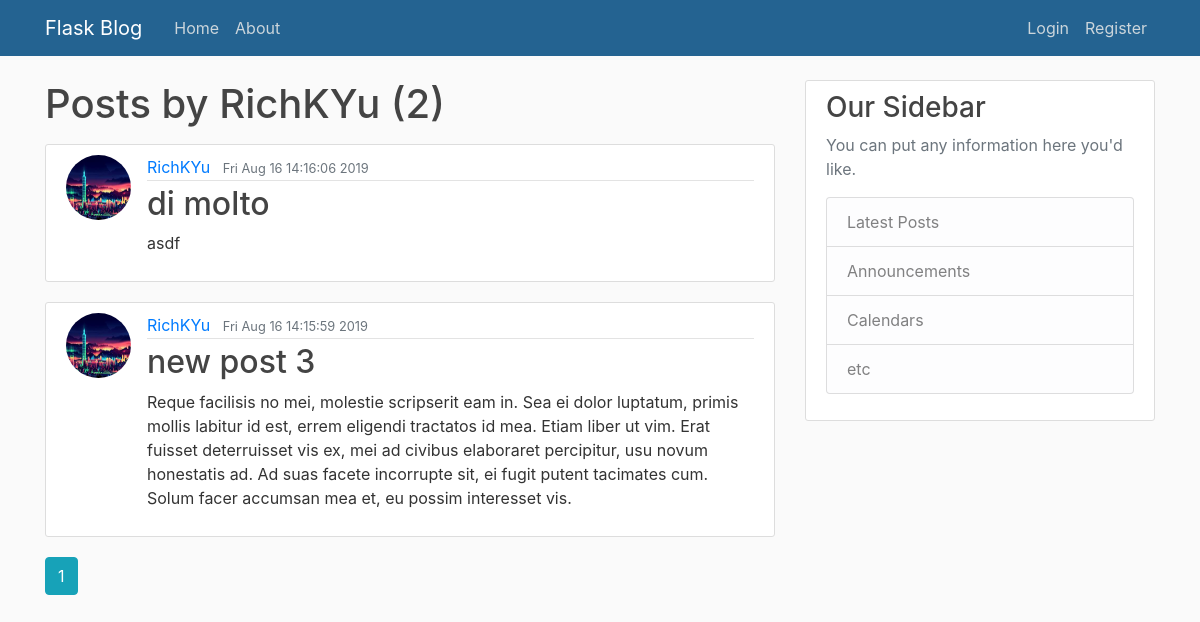
/user/RichKYu, run on the app's committed database.
### flaskblog/models.py (models this page shows, shortened)
class User(db.Model, UserMixin):
    id = db.Column(db.Integer, primary_key=True)
    username = db.Column(db.String(20), unique=True, nullable = False)
    email = db.Column(db.String(120), unique=True, nullable = False)
    image_file = db.Column(db.String(20), nullable = False, default = 'default.jpg')
    password = db.Column(db.String(60), nullable = False)
    currency = db.Column(db.String(20), nullable = False, default = 0)
    posts = db.relationship('Post', backref = 'author', lazy = True)

class Post(db.Model):
    id = db.Column(db.Integer, primary_key=True)
    title = db.Column(db.String(100), nullable = False)
    date_posted = db.Column(db.DateTime, nullable = False, default=datetime.utcnow)
    content = db.Column(db.Text, nullable = False)
    user_id = db.Column(db.Integer, db.ForeignKey('user.id'), nullable = False)

### flaskblog/routes.py (the view)
@app.route('/user/<string:username>')
def user_posts(username):
    page = request.args.get('page', 1, type = int)
    user = User.query.filter_by(username=username).first_or_404()
    posts = Post.query.filter_by(author = user)\
        .order_by(Post.date_posted.desc())\
        .paginate(page = page, per_page=2)
    return render_template('user_posts.html', posts=posts, user=user)

### flaskblog/templates/user_posts.html
{% extends "layout.html" %}
{% block content %}
    <h1 class='mb-3'>Posts by {{ user.username }} ({{ posts.total }})</h1>
    {% for post in posts.items %}
    <article class="media content-section">
      <img class = 'rounded-circle article-img' src="{{ url_for('static', filename='profile_pics/' + post.author.image_file) }}">
        <div class="media-body">
          <div class="article-metadata">
            <a class="mr-2" href="{{ url_for('user_posts', username = post.author.username) }}">{{ post.author.username }}</a>
            <small class="text-muted">{{ post.date_posted.strftime('%c') }}</small>
          </div>
          <h2><a class="article-title" href="{{ url_for('post', post_id = post.id) }}">{{ post.title }}</a></h2>
          <p class="article-content">{{ post.content }}</p>
        </div>
      </article>
    {% endfor %}
    {% for page_num in posts.iter_pages(left_edge=1, right_edge=1, left_current=1, right_current=2) %}
      {% if page_num %}
        {% if posts.page == page_num %}
          <a class = 'btn btn-info mb-4' href = "{{url_for('user_posts', username = user.username, page=page_num )}}">{{ page_num }}</a>
        {% else %}
          <a class = 'btn btn-outline-info mb-4' href = "{{url_for('user_posts', username = user.username, page=page_num )}}">{{ page_num }}</a>
        {% endif %}
      {% else %}
        ...
      {% endif %}
    {% endfor %}
{% endblock content %}

### flaskblog/static/main.css (style rules this page uses)
body { background: #fafafa; color: #333333; margin-top: 5rem; }
h1, h2, h3, h4, h5, h6 { color: #444444; }
.content-section { background: #ffffff; padding: 10px 20px; border: 1px solid #dddddd; border-radius: 3px; margin-bottom: 20px; }
.article-title { color: #444444; }
.article-content { white-space: pre-line; }
.article-img { height: 65px; width: 65px; margin-right: 16px; }
.article-metadata { padding-bottom: 1px; margin-bottom: 4px; border-bottom: 1px solid #e3e3e3 }

### data on the page
User: username "RichKYu"
Post: image_file (picture), author.username "RichKYu", date_posted "Fri Aug 16 14:16:06 2019", title "di molto", content "asdf"
Post: image_file (picture), author.username "RichKYu", date_posted "Fri Aug 16 14:15:59 2019", title "new post 3", content "Reque facilisis no mei, molestie scripserit eam in. Sea ei dolor luptatum, primis mollis labitur id est, errem eligendi tractatos id mea. Etiam liber ut vim. Erat fuisset deterruisset vis ex, mei ad civibus elaboraret percipitur, usu novum honestatis ad. Ad suas facete incorrupte sit, ei fugit putent tacimates cum. Solum facer accumsan mea et, eu possim interesset vis."

### other printed values
{{ posts.total }} "2"
{{ page_num }} "1"
